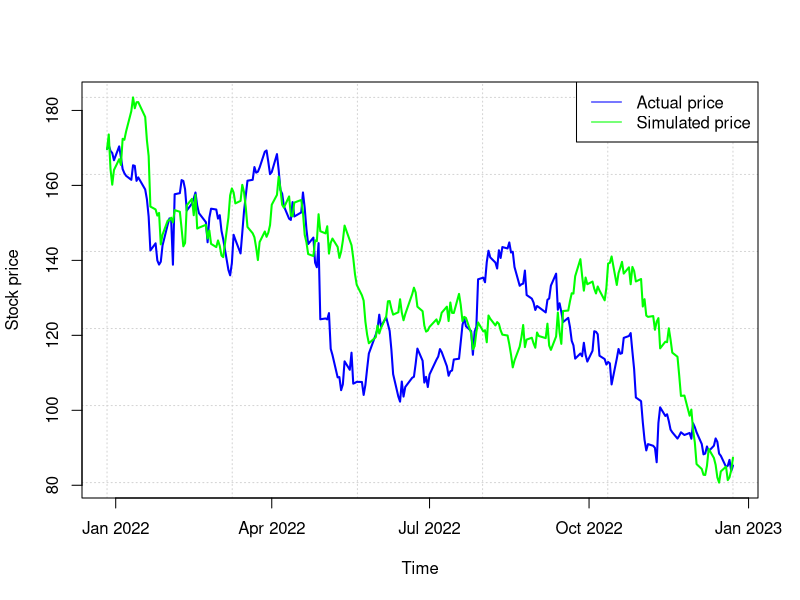

This chart was generated by the following R code:
stock.data <- read.csv(file=file.path("examples", "Brownian_Motion", "data", "AMZN.csv"),
                       header=TRUE, sep=",")

date <- as.POSIXct(stock.data$Date)
price <- stock.data$Close

price1 <- price[-1]
price1.lag <- head(price, -1)
price.diff <- price1-price1.lag

#estimating parameters
print(mu.hat <- mean(price.diff))
print(sigma.hat <- sd(price.diff))

#specifying Brownian motion as vector
BM <- c()

#specifying initial value
BM[1] <- price[1]

#specifying seed
set.seed(4307347)

#simulating Brownian motion with drift and volatility
for (i in 2:length(price))
  BM[i] <- mu.hat+BM[i-1] + sigma.hat*rnorm(1)

#plotting actual and simulated trajectories
plot(date, price, type="l", lty=1, lwd=2, col="blue", ylim=range(cbind(price, BM)),
     xlab="Time", ylab="Stock price", first.panel=grid())
lines(date, BM, lwd=2, col="green")
legend("topright", c("Actual price", "Simulated price"), lty=1,
       col=c("blue", "green"))
